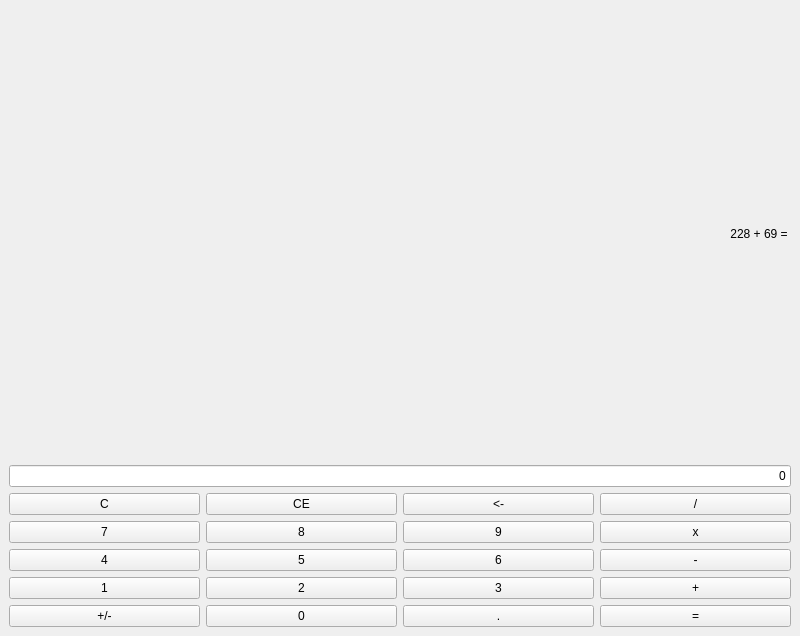
<?xml version="1.0" encoding="UTF-8"?>
<ui version="4.0">
 <class>MainWindow</class>
 <widget class="QMainWindow" name="MainWindow">
  <property name="geometry">
   <rect>
    <x>0</x>
    <y>0</y>
    <width>800</width>
    <height>636</height>
   </rect>
  </property>
  <property name="windowTitle">
   <string>Calculator</string>
  </property>
  <widget class="QWidget" name="centralwidget">
   <layout class="QVBoxLayout" name="verticalLayout">
    <item>
     <widget class="QLabel" name="label">
      <property name="text">
       <string>228 + 69 = </string>
      </property>
      <property name="alignment">
       <set>Qt::AlignRight|Qt::AlignTrailing|Qt::AlignVCenter</set>
      </property>
     </widget>
    </item>
    <item>
     <widget class="QLineEdit" name="lineEdit">
      <property name="text">
       <string>0</string>
      </property>
      <property name="maxLength">
       <number>10</number>
      </property>
      <property name="alignment">
       <set>Qt::AlignRight|Qt::AlignTrailing|Qt::AlignVCenter</set>
      </property>
      <property name="readOnly">
       <bool>true</bool>
      </property>
     </widget>
    </item>
    <item>
     <layout class="QGridLayout" name="gridLayout">
      <item row="1" column="1">
       <widget class="QPushButton" name="pushButton_14">
        <property name="text">
         <string>8</string>
        </property>
        <property name="shortcut">
         <string>8</string>
        </property>
       </widget>
      </item>
      <item row="0" column="2">
       <widget class="QPushButton" name="pushButton_11">
        <property name="text">
         <string>&lt;-</string>
        </property>
        <property name="shortcut">
         <string>Backspace</string>
        </property>
       </widget>
      </item>
      <item row="1" column="2">
       <widget class="QPushButton" name="pushButton_10">
        <property name="text">
         <string>9</string>
        </property>
        <property name="shortcut">
         <string>9</string>
        </property>
       </widget>
      </item>
      <item row="2" column="1">
       <widget class="QPushButton" name="pushButton_13">
        <property name="text">
         <string>5</string>
        </property>
        <property name="shortcut">
         <string>5</string>
        </property>
       </widget>
      </item>
      <item row="3" column="1">
       <widget class="QPushButton" name="pushButton_12">
        <property name="text">
         <string>2</string>
        </property>
        <property name="shortcut">
         <string>2</string>
        </property>
       </widget>
      </item>
      <item row="0" column="1">
       <widget class="QPushButton" name="pushButton_15">
        <property name="text">
         <string>CE</string>
        </property>
        <property name="shortcut">
         <string>Del</string>
        </property>
       </widget>
      </item>
      <item row="2" column="2">
       <widget class="QPushButton" name="pushButton_9">
        <property name="text">
         <string>6</string>
        </property>
        <property name="shortcut">
         <string>6</string>
        </property>
       </widget>
      </item>
      <item row="2" column="0">
       <widget class="QPushButton" name="pushButton_3">
        <property name="text">
         <string>4</string>
        </property>
        <property name="shortcut">
         <string>4</string>
        </property>
       </widget>
      </item>
      <item row="4" column="0">
       <widget class="QPushButton" name="pushButton_5">
        <property name="text">
         <string>+/-</string>
        </property>
       </widget>
      </item>
      <item row="3" column="0">
       <widget class="QPushButton" name="pushButton_4">
        <property name="text">
         <string>1</string>
        </property>
        <property name="shortcut">
         <string>1</string>
        </property>
       </widget>
      </item>
      <item row="4" column="1">
       <widget class="QPushButton" name="pushButton_6">
        <property name="text">
         <string>0</string>
        </property>
        <property name="shortcut">
         <string>0</string>
        </property>
       </widget>
      </item>
      <item row="0" column="0">
       <widget class="QPushButton" name="pushButton">
        <property name="text">
         <string>C</string>
        </property>
       </widget>
      </item>
      <item row="3" column="2">
       <widget class="QPushButton" name="pushButton_8">
        <property name="text">
         <string>3</string>
        </property>
        <property name="shortcut">
         <string>3</string>
        </property>
       </widget>
      </item>
      <item row="4" column="2">
       <widget class="QPushButton" name="pushButton_7">
        <property name="text">
         <string>.</string>
        </property>
        <property name="shortcut">
         <string/>
        </property>
       </widget>
      </item>
      <item row="4" column="3">
       <widget class="QPushButton" name="pushButton_16">
        <property name="text">
         <string>=</string>
        </property>
        <property name="shortcut">
         <string>=</string>
        </property>
       </widget>
      </item>
      <item row="3" column="3">
       <widget class="QPushButton" name="pushButton_17">
        <property name="text">
         <string>+</string>
        </property>
        <property name="shortcut">
         <string>+</string>
        </property>
       </widget>
      </item>
      <item row="2" column="3">
       <widget class="QPushButton" name="pushButton_18">
        <property name="text">
         <string>-</string>
        </property>
        <property name="shortcut">
         <string>-</string>
        </property>
       </widget>
      </item>
      <item row="0" column="3">
       <widget class="QPushButton" name="pushButton_20">
        <property name="text">
         <string>/</string>
        </property>
        <property name="shortcut">
         <string>/</string>
        </property>
       </widget>
      </item>
      <item row="1" column="0">
       <widget class="QPushButton" name="pushButton_2">
        <property name="text">
         <string>7</string>
        </property>
        <property name="shortcut">
         <string>7</string>
        </property>
       </widget>
      </item>
      <item row="1" column="3">
       <widget class="QPushButton" name="pushButton_19">
        <property name="text">
         <string>x</string>
        </property>
        <property name="shortcut">
         <string>*</string>
        </property>
       </widget>
      </item>
     </layout>
    </item>
   </layout>
  </widget>
 </widget>
 <resources/>
 <connections/>
</ui>
